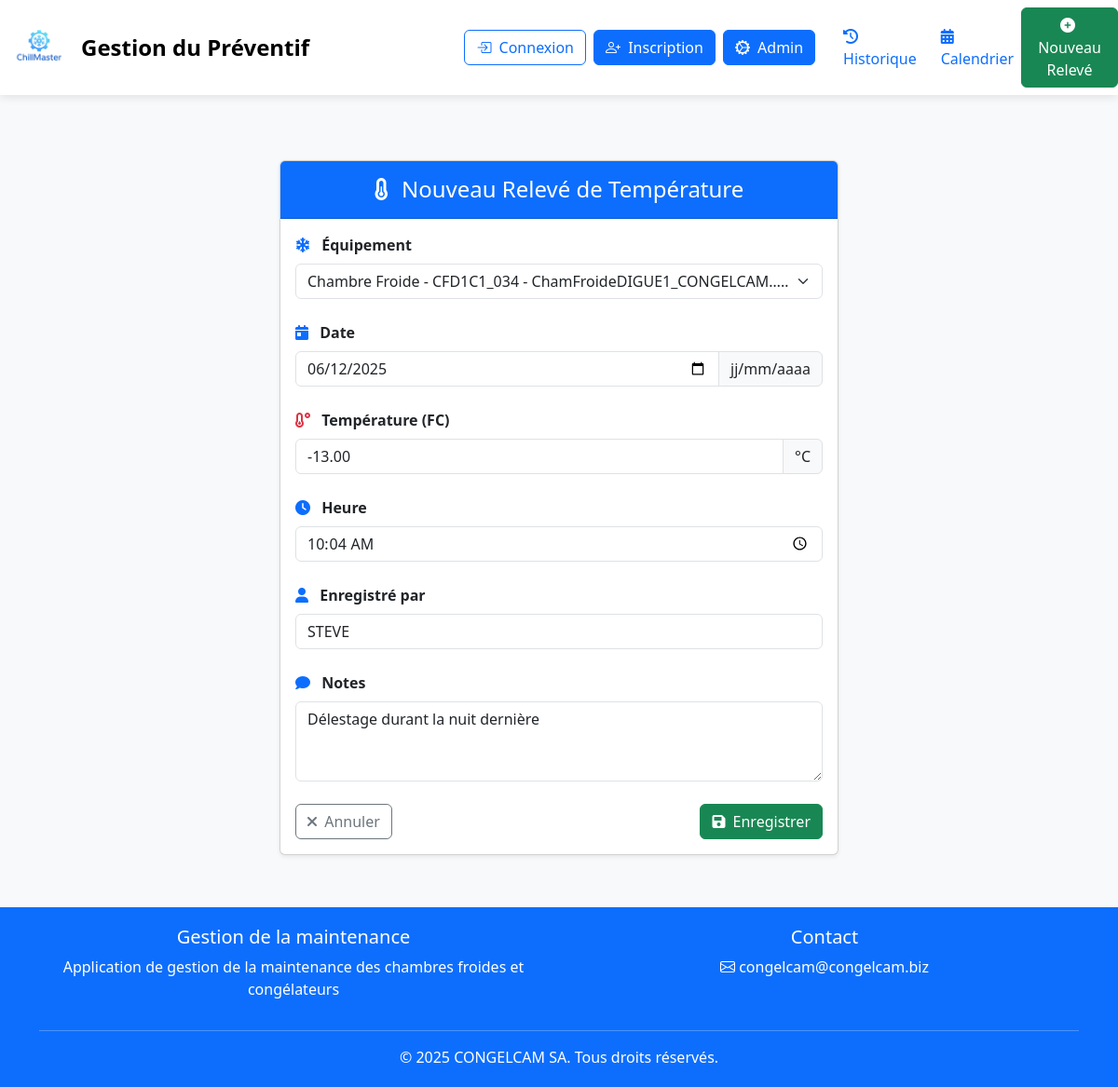
Page /preventive/temperature/1/edit/ on the committed database.
### preventive/models.py (models this page shows, shortened)
class TemperatureReading(models.Model):
    equipment = models.ForeignKey(Equipment, on_delete=models.CASCADE, related_name='temperature_readings')
    temperature = models.DecimalField(max_digits=5, decimal_places=2)
    reading_date = models.DateField(default=timezone.now)
    reading_time = models.TimeField(default=timezone.now)
    notes = models.TextField(blank=True)
    recorded_by = models.CharField(max_length=100)
    class Meta:
        ordering = ['-reading_date', '-reading_time']
        verbose_name = "Relevé de température"

### preventive/views.py (the view)
# urls.py: path('temperature/<int:pk>/edit/', TemperatureReadingUpdateView.as_view(), name='temperature_reading_update'),
class TemperatureReadingUpdateView(UpdateView):
    model = TemperatureReading
    form_class = TemperatureReadingForm
    template_name = 'preventive/temperature_reading_form.html'
    success_url = reverse_lazy('preventive:temperature_readings')

### equipments/models.py (called while the page is built)
    def __str__(self):
        return f"{self.get_family_display()} - {self.code} - {self.designation}"

### preventive/templates/preventive/temperature_reading_form.html (shortened to what this page needs)
{% extends "preventive/base.html" %}
{% load static %}
{% block content %}
<div class="container mt-4">
    <div class="card shadow-sm" style="max-width: 600px; margin: 0 auto;">
        <div class="card-header bg-primary text-white py-3">
            <h4 class="mb-0 text-center">
                <i class="fas fa-thermometer-half me-2"></i>
                Nouveau Relevé de Température
            </h4>
        </div>
        <div class="card-body">
            <form method="post" class="needs-validation" novalidate>
                <div class="mb-4">
                    <label class="form-label fw-bold">
                        <i class="fas fa-snowflake me-2 text-primary"></i>
                        Équipement
                    </label>
                    {{ form.equipment }}
                </div>
                <div class="mb-4">
                    <label class="form-label fw-bold">
                        <i class="fas fa-calendar-day me-2 text-primary"></i>
                        Date
                    </label>
                    <div class="input-group">
                        {{ form.reading_date }}
                        <span class="input-group-text">jj/mm/aaaa</span>
                    </div>
                </div>
                <div class="mb-4">
                    <label class="form-label fw-bold">
                        <i class="fas fa-temperature-low me-2 text-danger"></i>
                        Température (FC)
                    </label>
                    <div class="input-group">
                        {{ form.temperature }}
                        <span class="input-group-text">°C</span>
                    </div>
                </div>
                <div class="mb-4">
                    <label class="form-label fw-bold">
                        <i class="fas fa-clock me-2 text-primary"></i>
                        Heure
                    </label>
                    {{ form.reading_time }}
                </div>
                <div class="mb-4">
                    <label class="form-label fw-bold">
                        <i class="fas fa-user me-2 text-primary"></i>
                        Enregistré par
                    </label>
                    {{ form.recorded_by }}
                </div>
                <div class="mb-4">
                    <label class="form-label fw-bold">
                        <i class="fas fa-comment me-2 text-primary"></i>
                        Notes
                    </label>
                    {{ form.notes }}
                </div>
                <div class="d-flex justify-content-between mt-4">
                    <a href="{% url 'preventive:temperature_readings' %}" class="btn btn-outline-secondary">
                        <i class="fas fa-times me-1"></i> Annuler
                    </a>
                    <button type="submit" class="btn btn-success">
                        <i class="fas fa-save me-1"></i> Enregistrer
                    </button>
                </div>
            </form>
        </div>
    </div>
</div>
{% endblock %}

### preventive/templates/preventive/base.html (style rules this page uses)
body { background-color: #f8f9fa; }

### rows in the picture
TemperatureReading: equipment "Chambre Froide - CFD1C1_034 - ChamFroideDIGUE1_CONGELCAM……(volume)_2014_ 3000T", reading_date "06/12/2025", temperature "-13.00", reading_time "10:04:00", recorded_by "STEVE", notes "Délestage durant la nuit dernière"
